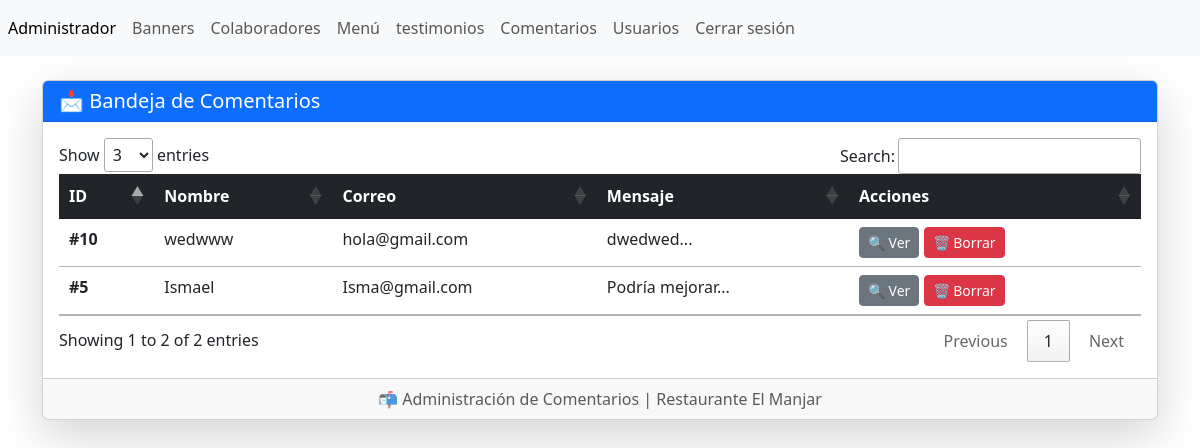
The app's page /admin/seccion/comentarios/index.php (signed in) with its own data.
### tables this page shows
CREATE TABLE `tbl_comentarios` (
  `ID` int(11) NOT NULL,
  `nombre` varchar(255) NOT NULL,
  `correo` varchar(100) NOT NULL,
  `mensaje` varchar(255) NOT NULL
);

### admin/seccion/comentarios/index.php (the view, shortened to what this page needs)
<?php
include("../../bd.php");
$sentencia=$conexion->prepare("SELECT * FROM `tbl_comentarios`");
$sentencia->execute();
$lista_comentarios= $sentencia->fetchAll(PDO::FETCH_ASSOC);
include ("../../templates/header.php"); ?>
<br/>
<div class="card shadow-lg">
    <div class="card-header bg-primary text-white d-flex justify-content-between align-items-center">
        <h5 class="mb-0">📩 Bandeja de Comentarios</h5>
    </div>
    <div class="card-body">
        <div class="table-responsive">
            <table class="table table-hover">
                <thead class="table-dark">
                    <tr>
                        <th scope="col">ID</th>
                        <th scope="col">Nombre</th>
                        <th scope="col">Correo</th>
                        <th scope="col">Mensaje</th>
                        <th scope="col">Acciones</th>
                    </tr>
                </thead>
                <tbody>
                <?php foreach($lista_comentarios as $registro){ ?>
                <tr>
                        <td class="fw-bold">#<?php echo $registro["ID"];?></td>
                        <td><?php echo $registro["nombre"];?></td>
                        <td><?php echo $registro["correo"];?></td>
                        <td><?php echo substr($registro["mensaje"], 0, 50); ?>...</td>
                        <td>
                            <button class="btn btn-secondary btn-sm" data-bs-toggle="modal" data-bs-target="#modal<?php echo $registro['ID']; ?>">🔍 Ver</button>
                            <a class="btn btn-danger btn-sm" href="index.php?txtID=<?php echo $registro['ID']; ?>" role="button">🗑️ Borrar</a>
                        </td>
                    </tr>
                <?php  }?>
                </tbody>
            </table>
        </div>
    </div>
    <div class="card-footer text-muted text-center">📬 Administración de Comentarios | Restaurante El Manjar</div>
</div>
<?php include ("../../templates/footer.php"); ?>
<link rel="stylesheet" href="https://cdn.jsdelivr.net/npm/bootstrap@5.3.0/dist/css/bootstrap.min.css">

### records on screen
tbl_comentarios: ID "5", nombre "Ismael", correo "Isma@gmail.com", mensaje "Podría mejorar"
tbl_comentarios: ID "10", nombre "wedwww", correo "hola@gmail.com", mensaje "dwedwed"
